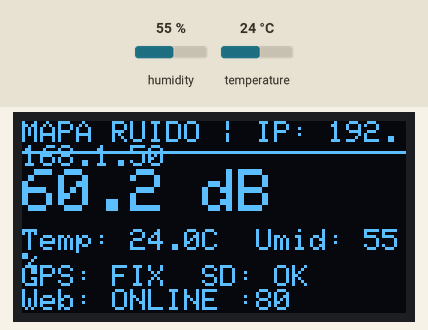
A program run on a simulated ESP32. Shown: 128×64 one-colour display. The inputs (shaded band) are chosen by the test bench; at power-on: humidity 55 %, temperature 24 °C. WiFi joins after 1.5 s; servers stay silent unless stated; storage starts empty; random numbers use the default seed unless the program sets one; what the program prints to the serial monitor is not drawn.

Above: at 4.3 s.
4.4 s: humidity set to 22 %
At 7.9 s:
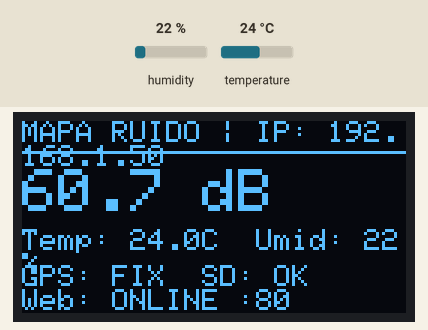
9.6 s: temperature set to 12 °C
At 10.5 s:
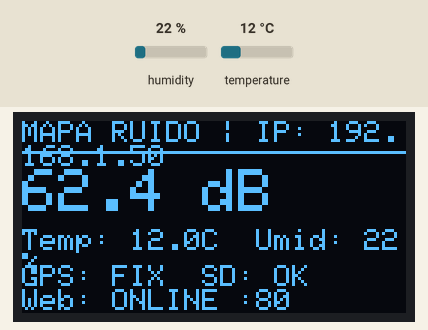
12.6 s: humidity set to 40 %
At 13.9 s:
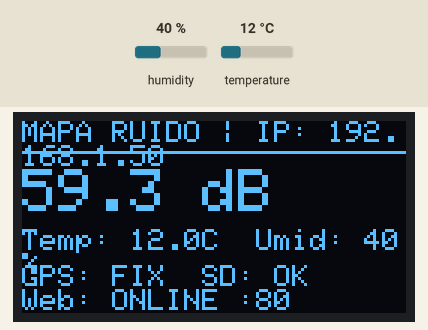
15.6 s: temperature set to 19 °C
At 16.6 s:
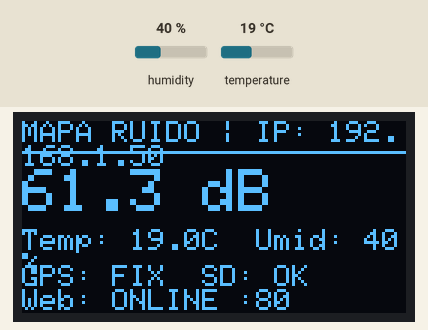
Timing chart, 0 to 18.6 s (numbered marks = the images above; inputs shaded):
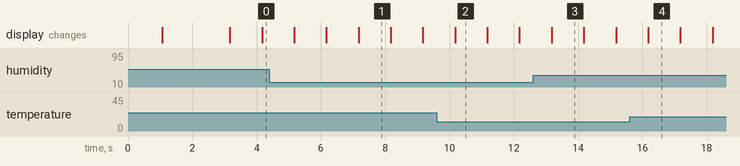

The program:

main.cpp
```cpp
#include <Arduino.h>
#include <Wire.h>
#include <SPI.h>
#include <SD.h>
#include <WiFi.h>
#include <WebServer.h>
#include <Adafruit_GFX.h>
#include <Adafruit_SSD1306.h>
#include <DHT.h>
#include <TinyGPSPlus.h>

// ============================================================================
// 1. MAPEAMENTO DE PINOS E COMPONENTES
// ============================================================================
#define SCREEN_WIDTH 128
#define SCREEN_HEIGHT 64
#define OLED_RESET -1
#define SCREEN_ADDRESS 0x3C
Adafruit_SSD1306 display(SCREEN_WIDTH, SCREEN_HEIGHT, &Wire, OLED_RESET);

// DHT22 (Temperatura e Umidade)
#define DHTPIN 4
#define DHTTYPE DHT22
DHT dht(DHTPIN, DHTTYPE);

// MicroSD (SPI)
#define SD_CS 5

// GPS NEO-6M (UART2)
#define GPS_RX_PIN 16
#define GPS_TX_PIN 17
HardwareSerial gpsSerial(2);
TinyGPSPlus gps;

// Servidor Web
WebServer server(80);

// ============================================================================
// ESTRUTURA DE DADOS DA ESTAÇÃO
// ============================================================================
struct StationData {
  float temperature;
  float humidity;
  float laeq_db;
  double latitude;
  double longitude;
  String timestamp;
  bool sd_ok;
  bool dht_ok;
  bool oled_ok;
  bool wifi_ok;
};

StationData currentData = {0.0, 0.0, 0.0, -25.4284, -49.2733, "2026-10-02 12:00:00", false, false, false, false};

// ============================================================================
// 2. FUNÇÕES DE TESTES ISOLADOS (EVIDÊNCIAS DE BANCADA)
// ============================================================================

void testOLED() {
  Serial.println("\n[TESTE 1/4] Inicializando Display OLED SSD1306...");
  if (!display.begin(SSD1306_SWITCHCAPVCC, SCREEN_ADDRESS)) {
    Serial.println("❌ FALHA: OLED nao encontrado no barramento I2C (0x3C).");
    currentData.oled_ok = false;
  } else {
    Serial.println("✅ SUCESSO: OLED SSD1306 inicializado com sucesso.");
    currentData.oled_ok = true;
    display.clearDisplay();
    display.setTextSize(1);
    display.setTextColor(SSD1306_WHITE);
    display.setCursor(10, 10);
    display.println("MAPA DE RUIDO CWB");
    display.setCursor(10, 28);
    display.println("Setup Wokwi ESP32");
    display.setCursor(10, 46);
    display.println("Auto-Teste OK...");
    display.display();
  }
}

void testDHT() {
  Serial.println("\n[TESTE 2/4] Lendo Sensor Climatico DHT22...");
  dht.begin();
  delay(500);
  float t = dht.readTemperature();
  float h = dht.readHumidity();

  if (isnan(t) || isnan(h)) {
    Serial.println("⚠️ AVISO: Falha na leitura do DHT22 (usando valores padrao).");
    currentData.temperature = 22.5;
    currentData.humidity = 65.0;
    currentData.dht_ok = false;
  } else {
    currentData.temperature = t;
    currentData.humidity = h;
    currentData.dht_ok = true;
    Serial.printf("✅ SUCESSO: DHT22 lido -> Temp: %.1f *C | Umidade: %.1f %%\n", t, h);
  }
}

void testMicroSD() {
  Serial.println("\n[TESTE 3/4] Inicializando Leitor MicroSD (SPI)...");
  if (!SD.begin(SD_CS)) {
    Serial.println("⚠️ AVISO: Cartao MicroSD nao detectado ou falha na montagem.");
    currentData.sd_ok = false;
  } else {
    Serial.println("✅ SUCESSO: MicroSD montado com sucesso.");
    currentData.sd_ok = true;

    // Criar cabeçalho do CSV se não existir
    File file = SD.open("/medicoes.csv", FILE_APPEND);
    if (file) {
      if (file.size() == 0) {
        file.println("timestamp,latitude,longitude,laeq_db,temp_c,umid_pct");
        Serial.println("   -> Cabecalho de medicoes.csv criado com sucesso.");
      }
      file.close();
    }
  }
}

void testGPS() {
  Serial.println("\n[TESTE 4/4] Inicializando Comunicacao Serial com GPS NEO-6M...");
  gpsSerial.begin(9600, SERIAL_8N1, GPS_RX_PIN, GPS_TX_PIN);
  Serial.println("✅ SUCESSO: UART2 configurada para GPS a 9600 baud.");
}

// Simulação matemática de nível de ruído equivalente (dB SPL)
float simulateNoiseReading() {
  // Gera oscilações realistas entre 52 dB(A) e 76 dB(A) simulando tráfego urbano
  static float baseNoise = 62.0;
  baseNoise += ((random(0, 100) - 50) / 25.0);
  if (baseNoise < 50.0) baseNoise = 52.0;
  if (baseNoise > 82.0) baseNoise = 78.0;
  return baseNoise;
}

// ============================================================================
// 3. SERVIDOR WEB ("HELLO WORLD" + LIVE DASHBOARD)
// ============================================================================

const char* generateHTML() {
  static char html[2048];
  snprintf(html, sizeof(html),
    "<!DOCTYPE html>"
    "<html lang='pt-BR'>"
    "<head>"
    "<meta charset='UTF-8'>"
    "<meta name='viewport' content='width=device-width, initial-scale=1.0'>"
    "<meta http-equiv='refresh' content='3'>"
    "<title>Mapa de Ruido Curitiba - ESP32 Server</title>"
    "<style>"
    "body{font-family:'Segoe UI',sans-serif;background:#0d1117;color:#c9d1d9;margin:0;padding:20px;display:flex;justify-content:center;}"
    ".card{background:#161b22;border:1px solid #30363d;border-radius:12px;max-width:500px;width:100%%;padding:24px;box-shadow:0 8px 24px rgba(0,0,0,0.4);}"
    "h1{color:#58a6ff;font-size:22px;margin-top:0;border-bottom:1px solid #30363d;padding-bottom:12px;}"
    ".badge{display:inline-block;padding:4px 10px;border-radius:20px;font-size:12px;font-weight:bold;background:#238636;color:#fff;margin-bottom:16px;}"
    ".metric{display:flex;justify-content:space-between;padding:10px 0;border-bottom:1px solid #21262d;font-size:15px;}"
    ".value{font-weight:bold;color:#f0f6fc;}"
    ".highlight{color:#ff7b72;font-size:20px;}"
    ".footer{margin-top:20px;font-size:12px;color:#8b949e;text-align:center;}"
    "</style>"
    "</head>"
    "<body>"
    "<div class='card'>"
    "<h1>🔊 Mapa de Ruido Curitiba</h1>"
    "<div class='badge'>ESP32 Web Server: ONLINE (Hello World)</div>"
    "<div class='metric'><span>Nivel Sonoro Estimado (LAeq):</span><span class='value highlight'>%.1f dB(A)</span></div>"
    "<div class='metric'><span>Temperatura Ambiente:</span><span class='value'>%.1f &deg;C</span></div>"
    "<div class='metric'><span>Umidade Relativa:</span><span class='value'>%.1f %%</span></div>"
    "<div class='metric'><span>Latitude / Longitude:</span><span class='value'>%.4f, %.4f</span></div>"
    "<div class='metric'><span>Status Cartao SD:</span><span class='value'>%s</span></div>"
    "<div class='metric'><span>IP da Estacao:</span><span class='value'>%s</span></div>"
    "<div class='footer'>Projeto Academico de Monitoramento Acustico &bull; Curitiba 2026</div>"
    "</div>"
    "</body>"
    "</html>",
    currentData.laeq_db,
    currentData.temperature,
    currentData.humidity,
    currentData.latitude,
    currentData.longitude,
    currentData.sd_ok ? "GRAVANDO (OK)" : "SIMULADO",
    WiFi.localIP().toString().c_str()
  );
  return html;
}

void handleRoot() {
  server.send(200, "text/html", generateHTML());
}

void handleAPI() {
  String json = "{";
  json += "\"laeq_db\":" + String(currentData.laeq_db, 1) + ",";
  json += "\"temperature\":" + String(currentData.temperature, 1) + ",";
  json += "\"humidity\":" + String(currentData.humidity, 1) + ",";
  json += "\"latitude\":" + String(currentData.latitude, 6) + ",";
  json += "\"longitude\":" + String(currentData.longitude, 6) + ",";
  json += "\"sd_ok\":" + String(currentData.sd_ok ? "true" : "false");
  json += "}";
  server.send(200, "application/json", json);
}

void setupWiFiAndServer() {
  Serial.println("\n[CONECTIVIDADE] Inicializando Wi-Fi e Web Server...");

  // No Wokwi o Wi-Fi oficial do simulador é "Wokwi-GUEST"
  WiFi.mode(WIFI_STA);
  WiFi.begin("Wokwi-GUEST", "");

  int timeout = 0;
  while (WiFi.status() != WL_CONNECTED && timeout < 20) {
    delay(250);
    Serial.print(".");
    timeout++;
  }

  if (WiFi.status() == WL_CONNECTED) {
    Serial.println("\n✅ SUCESSO: Conectado ao Wi-Fi!");
    Serial.print("   -> IP do ESP32: http://");
    Serial.println(WiFi.localIP());
    currentData.wifi_ok = true;
  } else {
    Serial.println("\n⚠️ AVISO: Wi-Fi nao conectado. Criando Access Point local...");
    WiFi.softAP("MapaRuido-ESP32", "12345678");
    Serial.print("   -> IP do AP: http://");
    Serial.println(WiFi.softAPIP());
  }

  server.on("/", handleRoot);
  server.on("/api/data", handleAPI);
  server.begin();
  Serial.println("✅ SUCESSO: Servidor Web HTTP rodando na porta 80.");
}

// ============================================================================
// ATUALIZAÇÃO DO DISPLAY OLED
// ============================================================================
void updateOLED() {
  if (!currentData.oled_ok) return;

  display.clearDisplay();

  // Header
  display.setTextSize(1);
  display.setTextColor(SSD1306_WHITE);
  display.setCursor(0, 0);
  display.printf("MAPA RUIDO | IP: %s", WiFi.localIP().toString().c_str());

  // Linha divisória
  display.drawLine(0, 10, 128, 10, SSD1306_WHITE);

  // LAeq em destaque
  display.setCursor(0, 16);
  display.setTextSize(2);
  display.printf("%.1f dB", currentData.laeq_db);

  // Dados Ambientais
  display.setTextSize(1);
  display.setCursor(0, 36);
  display.printf("Temp: %.1fC  Umid: %.0f%%", currentData.temperature, currentData.humidity);

  // Status de gravação e GPS
  display.setCursor(0, 48);
  display.printf("GPS: FIX  SD: %s", currentData.sd_ok ? "OK" : "NO");

  display.setCursor(0, 56);
  display.printf("Web: ONLINE :80");

  display.display();
}

// ============================================================================
// SETUP & LOOP PRINCIPAL
// ============================================================================
void setup() {
  Serial.begin(115200);
  delay(1000);
  Serial.println("\n==================================================");
  Serial.println("🚀 ESTACAO DE MONITORAMENTO ACUSTICO - CURITIBA");
  Serial.println("   Setup de Bancada e Testes Unitarios (Wokwi)");
  Serial.println("==================================================");

  // 1. Executar testes dos módulos de hardware
  testOLED();
  testDHT();
  testMicroSD();
  testGPS();

  // 2. Subir o servidor web Hello World
  setupWiFiAndServer();

  Serial.println("\n🎉 SETUP COMPLETO! Estacao operando e aguardando requisicoes.");
  Serial.println("--------------------------------------------------");
}

void loop() {
  server.handleClient();

  static unsigned long lastUpdate = 0;
  if (millis() - lastUpdate > 1000) {
    lastUpdate = millis();

    // Atualiza leituras
    currentData.laeq_db = simulateNoiseReading();
    float t = dht.readTemperature();
    float h = dht.readHumidity();
    if (!isnan(t)) currentData.temperature = t;
    if (!isnan(h)) currentData.humidity = h;

    // Atualiza display
    updateOLED();

    // Log serial
    Serial.printf("[METRICA 1s] LAeq: %.1f dB(A) | Temp: %.1f C | Umid: %.1f %% | SD: %s\n",
      currentData.laeq_db, currentData.temperature, currentData.humidity, currentData.sd_ok ? "GRAVADO" : "PENDENTE");

    // Grava linha no SD se disponível
    if (currentData.sd_ok) {
      File file = SD.open("/medicoes.csv", FILE_APPEND);
      if (file) {
        file.printf("%lu,%.6f,%.6f,%.2f,%.1f,%.1f\n",
          millis(), currentData.latitude, currentData.longitude, currentData.laeq_db, currentData.temperature, currentData.humidity);
        file.close();
      }
    }
  }
}
```

Measured:
- what the display in image 1 shows lasts 1.0 s, from 7.2 s to 8.2 s
